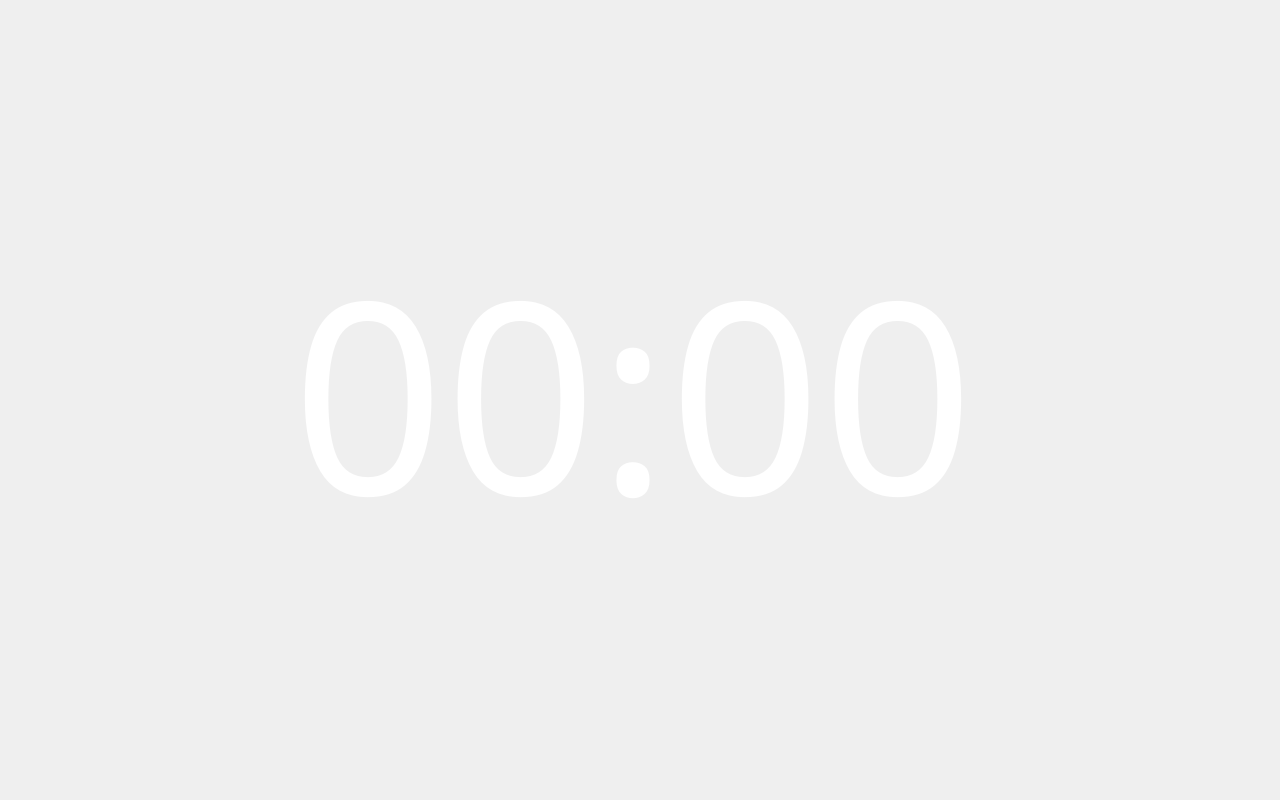
<?xml version="1.0" encoding="UTF-8"?>
<ui version="4.0">
 <class>MainWindow</class>
 <widget class="QMainWindow" name="MainWindow">
  <property name="geometry">
   <rect>
    <x>0</x>
    <y>0</y>
    <width>1280</width>
    <height>800</height>
   </rect>
  </property>
  <property name="sizePolicy">
   <sizepolicy hsizetype="Fixed" vsizetype="Fixed">
    <horstretch>0</horstretch>
    <verstretch>0</verstretch>
   </sizepolicy>
  </property>
  <property name="minimumSize">
   <size>
    <width>1280</width>
    <height>800</height>
   </size>
  </property>
  <property name="maximumSize">
   <size>
    <width>1280</width>
    <height>800</height>
   </size>
  </property>
  <property name="windowTitle">
   <string>MainWindow</string>
  </property>
  <widget class="QWidget" name="centralwidget">
   <property name="sizePolicy">
    <sizepolicy hsizetype="Fixed" vsizetype="Fixed">
     <horstretch>0</horstretch>
     <verstretch>0</verstretch>
    </sizepolicy>
   </property>
   <property name="minimumSize">
    <size>
     <width>1280</width>
     <height>800</height>
    </size>
   </property>
   <property name="maximumSize">
    <size>
     <width>1280</width>
     <height>800</height>
    </size>
   </property>
   <widget class="QWidget" name="horizontalLayoutWidget">
    <property name="geometry">
     <rect>
      <x>-7</x>
      <y>-9</y>
      <width>1621</width>
      <height>1011</height>
     </rect>
    </property>
    <layout class="QHBoxLayout" name="horizontalLayout">
     <property name="spacing">
      <number>0</number>
     </property>
     <property name="sizeConstraint">
      <enum>QLayout::SetFixedSize</enum>
     </property>
     <item>
      <spacer name="horizontalSpacer">
       <property name="orientation">
        <enum>Qt::Horizontal</enum>
       </property>
       <property name="sizeType">
        <enum>QSizePolicy::Fixed</enum>
       </property>
       <property name="sizeHint" stdset="0">
        <size>
         <width>20</width>
         <height>20</height>
        </size>
       </property>
      </spacer>
     </item>
     <item>
      <widget class="QLabel" name="time_display">
       <property name="sizePolicy">
        <sizepolicy hsizetype="Fixed" vsizetype="Fixed">
         <horstretch>0</horstretch>
         <verstretch>0</verstretch>
        </sizepolicy>
       </property>
       <property name="minimumSize">
        <size>
         <width>1240</width>
         <height>800</height>
        </size>
       </property>
       <property name="maximumSize">
        <size>
         <width>1240</width>
         <height>800</height>
        </size>
       </property>
       <property name="palette">
        <palette>
         <active>
          <colorrole role="WindowText">
           <brush brushstyle="SolidPattern">
            <color alpha="255">
             <red>255</red>
             <green>255</green>
             <blue>255</blue>
            </color>
           </brush>
          </colorrole>
         </active>
         <inactive>
          <colorrole role="WindowText">
           <brush brushstyle="SolidPattern">
            <color alpha="255">
             <red>255</red>
             <green>255</green>
             <blue>255</blue>
            </color>
           </brush>
          </colorrole>
         </inactive>
         <disabled>
          <colorrole role="WindowText">
           <brush brushstyle="SolidPattern">
            <color alpha="255">
             <red>120</red>
             <green>120</green>
             <blue>120</blue>
            </color>
           </brush>
          </colorrole>
         </disabled>
        </palette>
       </property>
       <property name="font">
        <font>
         <family>Monospac821 BT</family>
         <pointsize>260</pointsize>
         <weight>50</weight>
         <italic>false</italic>
         <bold>false</bold>
         <kerning>false</kerning>
        </font>
       </property>
       <property name="text">
        <string>00:00</string>
       </property>
       <property name="scaledContents">
        <bool>true</bool>
       </property>
       <property name="alignment">
        <set>Qt::AlignCenter</set>
       </property>
       <property name="margin">
        <number>100</number>
       </property>
      </widget>
     </item>
     <item>
      <spacer name="horizontalSpacer_2">
       <property name="orientation">
        <enum>Qt::Horizontal</enum>
       </property>
       <property name="sizeType">
        <enum>QSizePolicy::Fixed</enum>
       </property>
       <property name="sizeHint" stdset="0">
        <size>
         <width>20</width>
         <height>20</height>
        </size>
       </property>
      </spacer>
     </item>
    </layout>
   </widget>
   <widget class="QLabel" name="clock_background">
    <property name="geometry">
     <rect>
      <x>0</x>
      <y>0</y>
      <width>1280</width>
      <height>800</height>
     </rect>
    </property>
    <property name="sizePolicy">
     <sizepolicy hsizetype="Fixed" vsizetype="Fixed">
      <horstretch>0</horstretch>
      <verstretch>0</verstretch>
     </sizepolicy>
    </property>
    <property name="minimumSize">
     <size>
      <width>1280</width>
      <height>800</height>
     </size>
    </property>
    <property name="maximumSize">
     <size>
      <width>1280</width>
      <height>800</height>
     </size>
    </property>
    <property name="text">
     <string/>
    </property>
    <property name="pixmap">
     <pixmap resource="source.qrc">:/background/zentree_1.png</pixmap>
    </property>
    <property name="scaledContents">
     <bool>true</bool>
    </property>
    <property name="alignment">
     <set>Qt::AlignCenter</set>
    </property>
   </widget>
   <zorder>clock_background</zorder>
   <zorder>horizontalLayoutWidget</zorder>
  </widget>
 </widget>
 <resources>
  <include location="source.qrc"/>
 </resources>
 <connections/>
</ui>
